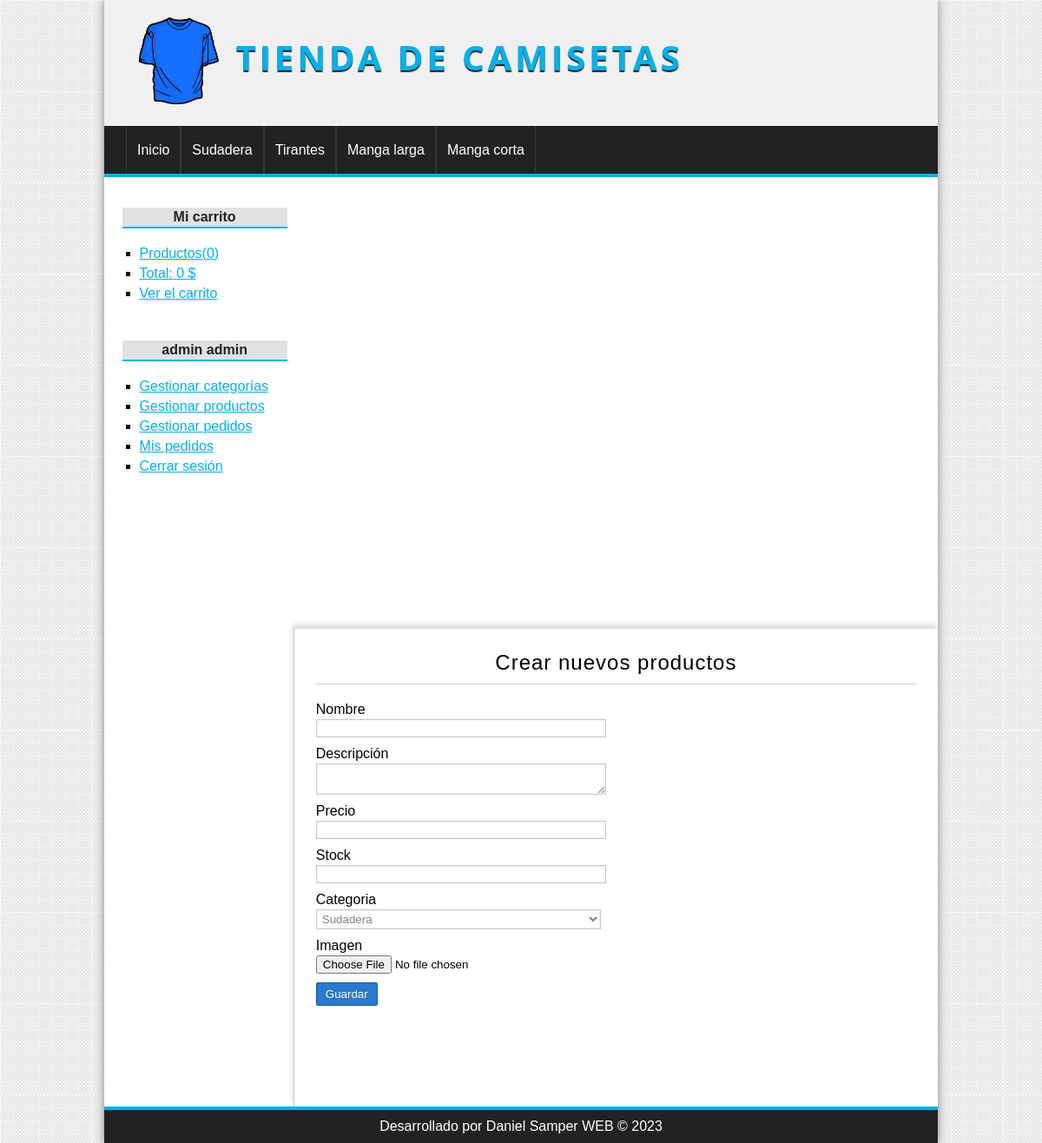
The page /proyecto-php-poo/producto/crear (signed in) on the database its author committed.
### tables this page shows
CREATE TABLE categorias(
id          int(255) auto_increment not null,
nombre      varchar(100) not null,
CONSTRAINT pk_categorias PRIMARY KEY(id)
);

### proyecto-php-poo/config/db.php (called while the page is built)
<?php
class Database{
    public static function connect() {
        $db = new mysqli('localhost','root','','tienda_master');
        $db->query("SET NAMES 'utf8'");
        return $db;
    }
}

### proyecto-php-poo/helpers/utils.php (called while the page is built, shortened)
<?php
class Utils{
    public static function showCategorias() {
        require_once 'models/categoria.php';
        $categoria = new Categoria();
        $categorias = $categoria->getAll();
        return $categorias;;
    }
}

### proyecto-php-poo/models/categoria.php (called while the page is built, shortened)
<?php
class Categoria{
    private $db;
    public function __construct() {
        $this->db = Database::connect();
    }
    public function getAll() {
        $categorias = $this->db->query("SELECT * FROM categorias ORDER BY id DESC;");
        return $categorias;
    }
}

### proyecto-php-poo/controllers/ProductoController.php (called while the page is built, shortened)
<?php
class productoController{
    public function crear() {
        require_once 'views/producto/crear.php';
    }
}

### proyecto-php-poo/views/producto/crear.php (the view, shortened to what this page needs)
<?php if(isset($edit) && isset($pro) && is_object($pro)): ?>
    <h1>Editar productos <?=$pro->nombre?></h1>
    <?php $url_action = base_url."producto/save&id=".$pro->id; ?>
<?php else: ?>
    <h1>Crear nuevos productos</h1>
    <?php $url_action = base_url."producto/save"; ?>
<?php endif; ?>
<div class="form_container">
    <form action="<?=$url_action?>" method="POST" enctype="multipart/form-data">
        <label for="nombre">Nombre</label>
        <input type="text" name="nombre" value="<?=isset($pro) && is_object($pro) ? $pro->nombre : '';?>"/>
        <label for="descripcion">Descripción</label>
        <textarea name="descripcion"><?=isset($pro) && is_object($pro) ? $pro->descripcion : '';?></textarea>
        <label for="precio">Precio</label>
        <input type="text" name="precio"  value="<?=isset($pro) && is_object($pro) ? $pro->precio : ''; ?>" />
        <label for="stock">Stock</label>
        <input type="number" name="stock" value="<?=isset($pro) && is_object($pro) ? $pro->stock : ''; ?>" />
        <label for="categoria">Categoria</label>
        <?php $categorias = Utils::showCategorias(); ?>
        <select name="categoria">
            <?php while ($cat = $categorias->fetch_object()): ?>
                <option value="<?= $cat->id ?>"  <?=isset($pro) && is_object($pro) && $cat->id  == $pro->categoria_id ? 'selected' : '';?>>
                    <?= $cat->nombre ?>
                </option>
            <?php endwhile; ?>
        </select>
        <label for="imagen">Imagen</label>
        <input type="file" name="imagen" />
        <input type="submit" value="Guardar" />
    </form>
</div>

### proyecto-php-poo/views/layout/header.php (shortened to what this page needs)
<!DOCTYPE HTML>
<html lang="es">
    <head>
        <link rel="stylesheet" href="assets/css/style.css"/>
    </head>
    <body>
        <div id="container">
            <header id="header">
                <div id="logo">
                    <img src="assets/img/camiseta.png" alt="Camiseta Logo"/>
                    <a href="<?=base_url?>">
                        Tienda de Camisetas
                    </a>
                </div>
            </header>
            <?php $categorias = Utils::showCategorias(); ?>
            <nav id="menu">
                <ul>
                    <li>
                        <a href="#">Inicio</a>
                    </li>
                    <?php while($cat = $categorias->fetch_object()): ?>
                        <li>
                            <a href="<?=base_url?>categoria/ver&id=<?=$cat->id?>"><?=$cat->nombre?></a>
                        </li>
                    <?php endwhile; ?>
                </ul>
            </nav>
            <div id="content">

### proyecto-php-poo/assets/css/style.css (style rules this page uses)
* { padding: 0px; margin: 0px; font-family: sans-serif, Helvetica, Arial; }
body { background: url('../img/bg.png'); }
a { color: #01B1EA; }
#container { width: 80%; margin: 0px auto; box-shadow: 0px 0px 10px gray; background: white; }
#header { height: 145px; background: #F0F0F0; }
#logo { padding: 20px; margin-left: 20px; float:left; }
#logo img { float: left; height: 100px; }
#logo a { float: left; font-size: 40px; letter-spacing: 4px; font-family: 'Open Sans', Helvetica, Arial; text-transform: uppercase; color: #01B1EA; font-weight: bold; text-decoration: none; margin-top: 18px; margin-left: 20px; text-shadow: 0px 2px 1px #222222; transition: all 300ms; }
#menu { clear: both; background: #222; color: white; height: 55px; border-bottom: 4px solid #01B1EA; }
#menu ul { list-style: none; text-decoration: none; margin: 0px auto; margin-left: 25px; }
#menu ul li { line-height: 55px; float: left; border-right: 1px solid #363636; }
#menu a { display: block; color: white; text-decoration: none; padding-left: 12px; padding-right: 12px; transition: all 300ms; }
#menu a:first-child { border-left: 1px solid #363636; }
#content { margin: 0px auto; overflow: hidden; background: white; }
.form_container { width: 50% }
label, input[type="text"], input[type="password"], input[type="email"], input[type="number"], select, textarea { display: block; width: 95%; margin-top: 2px; margin-bottom: 2px; }
input[type="text"], input[type="password"], input[type="email"], input[type="number"], select, textarea { border: 1px solid #c9c9c9; box-shadow: 0px 0px 2px #ccc inset; background: white; padding: 2px; color: gray; transition: all 300ms; }
input[type="button"], input[type="submit"], button, .button { display: block; border-radius: 2px; width: auto; padding: 5px; padding-left: 10px; padding-right: 10px; color: white; background: #2979CD; border: 1px solid #11608E; cursor: pointer; }
label, input[type="button"], input[type="submit"], button { display: block; margin-top: 10px; }
#central h1 { font-size: 24px; font-weight: normal; letter-spacing: 1px; margin-bottom: 5px; text-align: center; border-bottom: 1px solid #ccc; margin-bottom: 20px; padding: 10px; padding-top: 0px; }

### rows shown on the page
categorias: nombre "Sudadera"
categorias: nombre "Tirantes"
categorias: nombre "Manga larga"
categorias: nombre "Manga corta"

### other values the page prints
$stats['count'] "0"
$stats['total'] "0"
$_SESSION['identity']->nombre "admin"
$_SESSION['identity']->apellidos "admin"
form field categoria "Sudadera"
